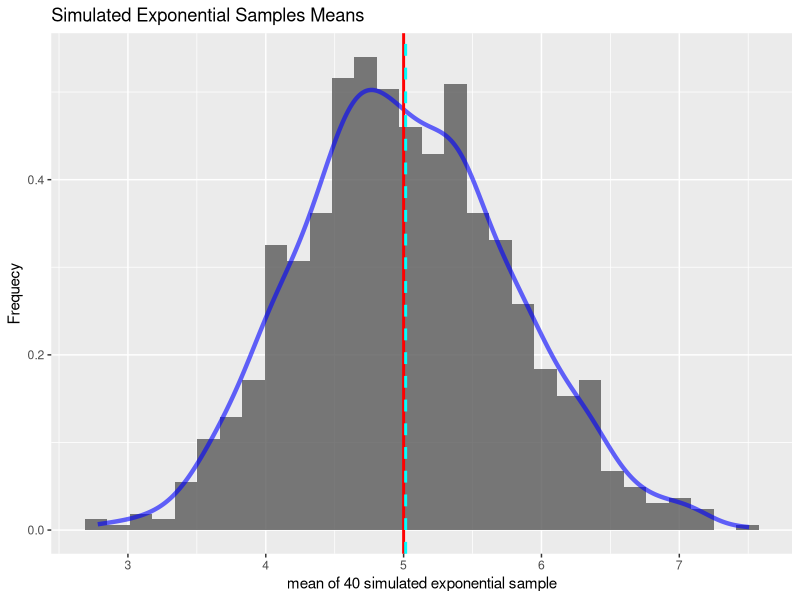
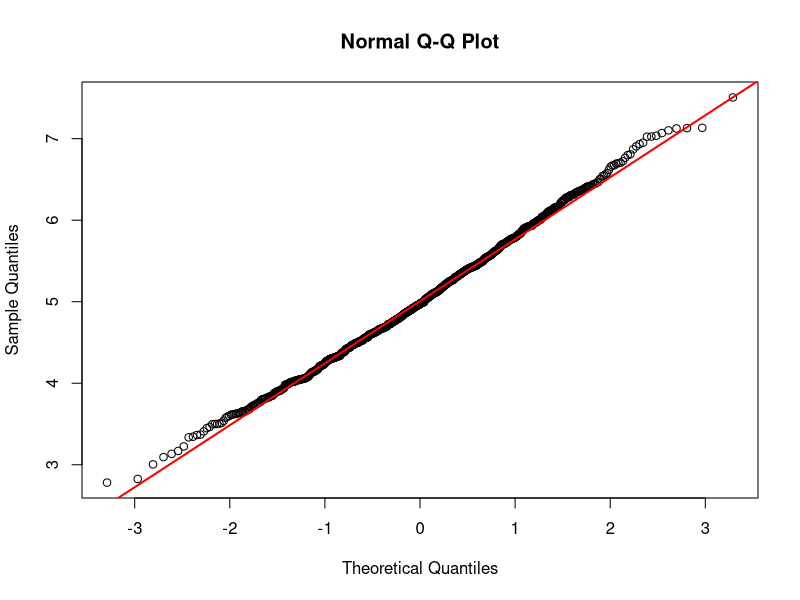

Recreate these plots in R, in order.
## ---- chunk 1
knitr::opts_chunk$set(echo = TRUE)
## ---- chunk 2
set.seed(99)
lambda <- 0.2 # the rate parameter lambda as instructed
n <- 40 # no. of exponentials
sim <- 1000 # no. of simulations
## ---- chunk 3
sim.mean <- sim.var <- NULL
for(i in 1:sim) {
  sim.mean <- c(sim.mean, mean(rexp(n,lambda))) # means of each simulations
}
sim.data <- data.frame("simulations" = 1:sim, sim.mean)
## ---- chunk 4
t.mean = 1/lambda
p.mean = mean(sim.mean)
t.var = (1/lambda)^2/n
p.var = var(sim.mean)
## ---- chunk 5
library(ggplot2)
ggplot(sim.data, aes(x = sim.mean)) +
  geom_histogram(aes(y = ..density..), alpha = 0.8) +
  stat_density(geom = "line", color = "blue", size =1.5, alpha = 0.6) +
  geom_vline(xintercept = t.mean, color="red", size=1) +
  geom_vline(xintercept = p.mean, color="cyan", size=1, linetype=2) +
  labs(x="mean of 40 simulated exponential sample", y= "Frequecy", 
         title="Simulated Exponential Samples Means")
## ---- chunk 6
qqnorm(sim.mean)
qqline(sim.mean, col = "red", lwd = 2)
